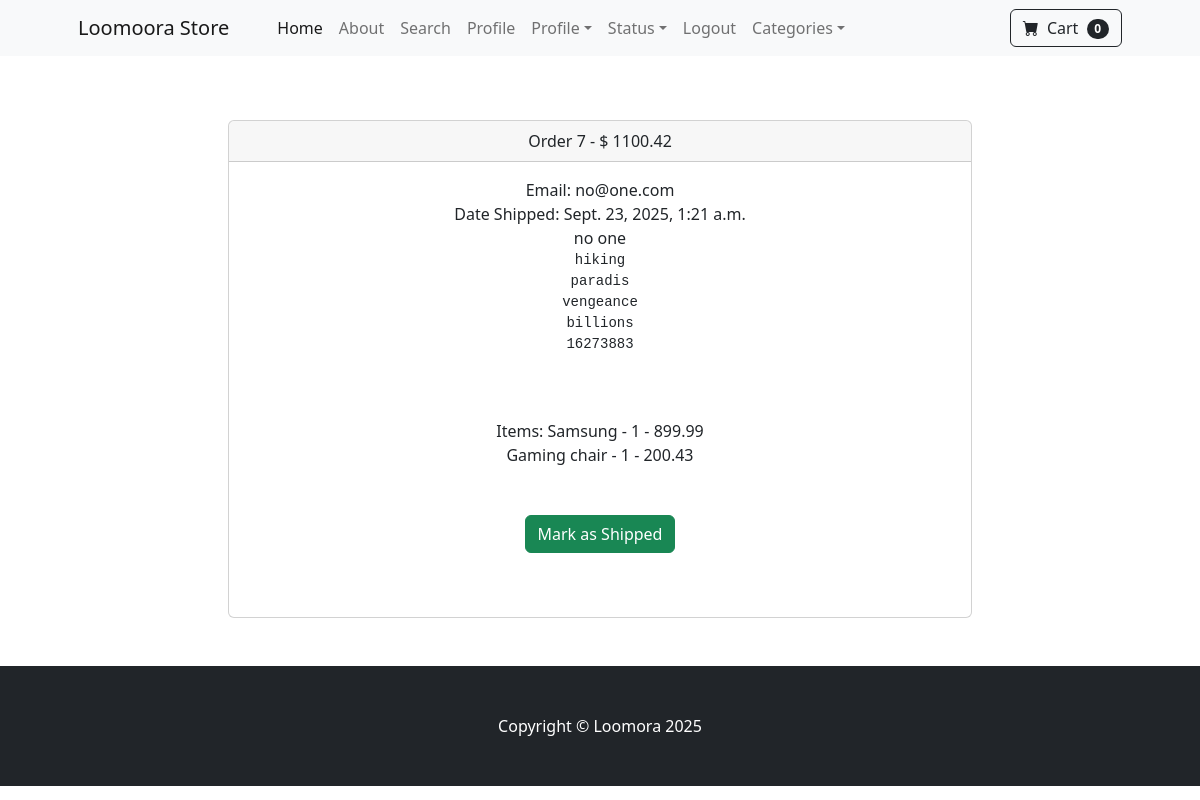
Page /payment/orders/7 (signed in) on the committed database.
### payment/models.py (models this page shows, shortened)
class Order(models.Model):
    user = models.ForeignKey(User, on_delete=models.CASCADE, null=True, blank=True)
    fullname = models.CharField(max_length=100, null=True, blank=False)
    email = models.EmailField(max_length=100, null=True, blank=True)
    shipping_address = models.TextField(max_length=15000, null=True, blank=True)
    amount_paid = models.DecimalField(decimal_places=2, max_digits=20)
    date_ordered = models.DateTimeField(auto_now_add=True)
    shipped = models.BooleanField(default=False)
    date_shipped = models.DateTimeField(blank=True, null=True)

class OrderItem(models.Model):
    order = models.ForeignKey(Order, on_delete=models.CASCADE, related_name='items')
    user = models.ForeignKey(User, on_delete=models.CASCADE)
    product = models.ForeignKey(Product, on_delete=models.CASCADE)
    price = models.DecimalField(decimal_places=2, max_digits=20)
    quantity = models.PositiveIntegerField(default=1)

### shopapp/models.py (models this page shows)
class Product(models.Model):
         name = models.CharField(max_length=150)
         price = models.DecimalField(default=0, max_digits=10, decimal_places=2)
         category = models.ForeignKey(Category, on_delete=models.CASCADE)
         description = models.TextField(max_length=250, default='', blank=True, null=True)
         image = models.ImageField(upload_to="products")
         is_available = models.BooleanField(default=True)
         is_deleted = models.BooleanField(default=False)
         on_sale = models.BooleanField(default=False)
         sale_price = models.DecimalField(default=0, max_digits=10, decimal_places=2)
         def __str__(self):
            return f"{self.name}"

### payment/views.py (the view, shortened to what this page needs)
# urls.py: path('orders/<int:pk>', views.orders, name='orders'),
@login_required
def orders(request, pk):
    if not request.user.is_superuser:
        messages.error(request, 'Access Denied.')
        return redirect('home')
    order = Order.objects.get(id=pk)
    items = order.items.all()
    return render(request, 'orders.html', {"order": order, "items": items})

### cart/cart.py (called while the page is built)
    def __len__(self):
        return len(self.cart)

### cart/context_processors.py (called while the page is built)
def cart(request):
    return {'cart': Cart(request)}

### payment/templates/orders.html (shortened to what this page needs)
{% extends 'base.html' %}
{% block content %}
    <div class="container">
    <div class="row">
        <center>
            <div class="col-8">
                <br><br>
                <div class="card">
                  <div class="card-header">
                    Order {{ order.id }}   - $ {{ order.amount_paid }}
                  </div>
                  <div class="card-body">
                    Email: {{ order.email }}<br>
                    {% if order.date_shipped %}
                        Date Shipped: {{ order.date_shipped }}
                    {% else %}
                        Date Ordered: {{ order.date_ordered }}
                    {% endif %}
                      <br>
                    {{ order.fullname }}<br>
                  <pre>{{ order.shipping_address }}</pre>
                    <br><br>
                  Items:
                  {% for item in  items %}
                      {{ item.product }} - {{ item.quantity }} - {{ item.price }}<br>
                  {% endfor %}
                      <br><br>
                  {% if not order.shipped %}
                      <form action="" method="POST">
                          <button type="submit" class="btn btn-success">Mark as Shipped</button>
                      </form>
                  {% endif %}
                      <br><br>
                  </div>
                </div>
                <br><br>
            </div>
        </center>
    </div>
    </div>
{% endblock %}

### rows in the picture
Order: id "7", amount_paid "1100.42", email "no@one.com", date_shipped "Sept. 23, 2025, 1:21 a.m.", fullname "no one", shipping_address "hiking paradis vengeance billions 16273883"
OrderItem: product "Samsung", quantity "1", price "899.99"
OrderItem: product "Gaming chair", quantity "1", price "200.43"

### other values in the picture
{{ cart|length }} "0"
